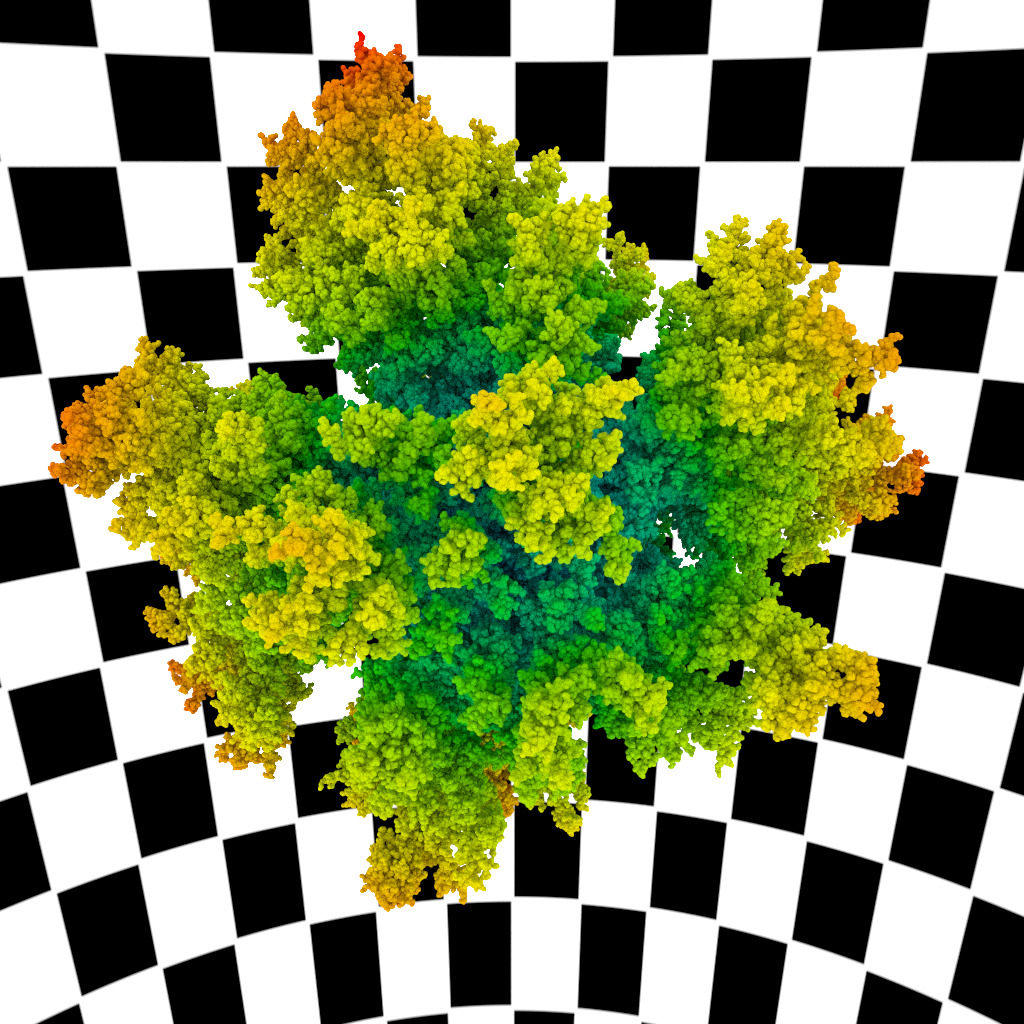

This figure's Python source:
import pynari as anari
import random
import math
import numpy as np
import matplotlib.pyplot as plt
import sys, getopt
import PIL
import os

executable_path = os.path.abspath(__file__)
executable_directory = os.path.dirname(executable_path)


width  = 1024
height = 1024

cam_at = [0,0,0]
cam_dir=(+.2,-.4,1.)
cam_dist_scale =  1500
cam_pos = [cam_at[0]-cam_dist_scale*cam_dir[0],
           cam_at[1]-cam_dist_scale*cam_dir[1],
           cam_at[2]-cam_dist_scale*cam_dir[2]]
cam_up = [0.0, 1.0, 0.0]

device = anari.newDevice('default')

base_file_name = "/dlaf-1m"
#base_file_name = "/dlaf"

camera = device.newCamera('perspective')
camera.setParameter('aspect', anari.FLOAT32, width/height)
camera.setParameter('position',anari.FLOAT32_VEC3, cam_pos)
camera.setParameter('direction',anari.float3,cam_dir)
camera.setParameter('up',anari.float3,cam_up)
camera.commitParameters()

world = device.newWorld()

cmap_data = np.fromfile(executable_directory+base_file_name+".cmap.binary.float3",dtype=np.float32)
cmap = device.newSampler('image1D')
cmap.setParameterArray1D('image',anari.float3,cmap_data) 
cmap.setParameter('inAttribute','attribute0')
cmap.commitParameters()

points_data = np.fromfile(executable_directory+base_file_name+".points.binary.float3",dtype=np.float32)
scalar_data = np.fromfile(executable_directory+base_file_name+".scalars.binary.float",dtype=np.float32)

print('creating sphere geom')
geom = device.newGeometry('sphere')
geom.setParameterArray1D('vertex.position',anari.float3,points_data)
geom.setParameterArray1D('vertex.attribute0',anari.float,scalar_data)
geom.setParameter('radius',anari.float,4.)
geom.commitParameters()
                 
material = device.newMaterial('matte')
#material.setParameter('color','color')
material.setParameter('color',anari.SAMPLER,cmap)
material.commitParameters()

surf = device.newSurface()
surf.setParameter('material',anari.MATERIAL, material)
surf.setParameter('geometry',anari.GEOMETRY, geom)
surf.commitParameters()


world.setParameterArray1D('surface', anari.SURFACE, [ surf ])

hdri_res = 512

def checkerboard(y,x,d):
    return 3.*((y//16+x//16) % 2)

rad = np.fromfunction(checkerboard, (hdri_res,2*hdri_res,3), dtype=np.float32)
radiance_array=device.newArray2D(anari.float3,rad.reshape((hdri_res,2*hdri_res,3)))
hdri=device.newLight('hdri')
hdri.setParameter('radiance',anari.ARRAY2D,radiance_array)
hdri.setParameter('up',anari.float3,(0,1,0))
hdri.commitParameters()

light = device.newLight('directional')
light.setParameter('direction', anari.float3, (0,0,1))
light.setParameter('irradiance', anari.float, 1)
light.commitParameters()

array = device.newArray1D(anari.LIGHT, [light,hdri])
world.setParameter('light', anari.ARRAY1D, array)

world.commitParameters()


# background gradient: use an image of 1 pixel wide and 2 pixels high
bg_values = np.array(((.9,.9,.9,1.),(.15,.25,.8,1.)), dtype=np.float32).reshape((2,1,4))
bg_gradient = device.newArray2D(anari.float4, bg_values)


renderer = device.newRenderer('default')
if anari.has_cuda_capable_gpu():
    renderer.setParameter('pixelSamples', anari.INT32, 128)
else:
    renderer.setParameter('pixelSamples', anari.INT32, 8)
renderer.setParameter('background', anari.ARRAY2D, bg_gradient)
renderer.setParameter('ambientRadiance',anari.FLOAT32, 1.)
renderer.commitParameters()


frame = device.newFrame()

frame.setParameter('size', anari.uint2, [width, height])

frame.setParameter('channel.color', anari.DATA_TYPE, anari.UFIXED8_RGBA_SRGB)
frame.setParameter('renderer', anari.RENDERER, renderer)
frame.setParameter('camera', anari.CAMERA, camera)
frame.setParameter('world', anari.WORLD, world)
frame.commitParameters()

frame.render()
fb_color = frame.get('channel.color')

pixels = np.array(fb_color)

out_file_name = 'output.png'
args = sys.argv[1:]
opts, args = getopt.getopt(args,"ho:",["help","output="])
for opt,arg in opts:
    if opt == '-h':
        printf('run.py [-o outfile.jpg]')
        sys.exit(0)
    elif opt == '-o':
        out_file_name = arg

im = PIL.Image.fromarray(pixels)
im = im.transpose(PIL.Image.FLIP_TOP_BOTTOM)
print(f'@pynari: done. saving to {out_file_name}')
im.convert('RGB').save(out_file_name)
